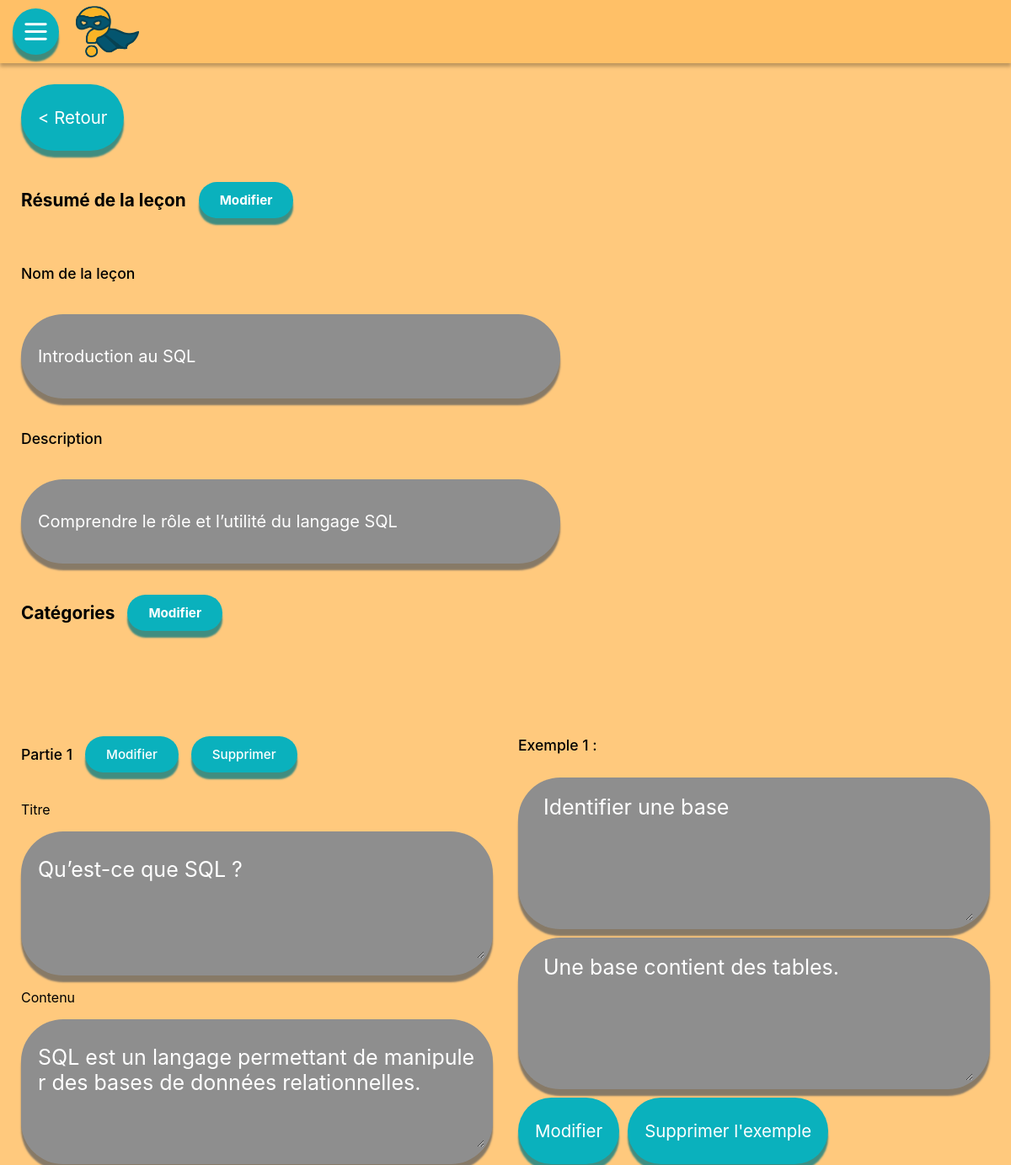
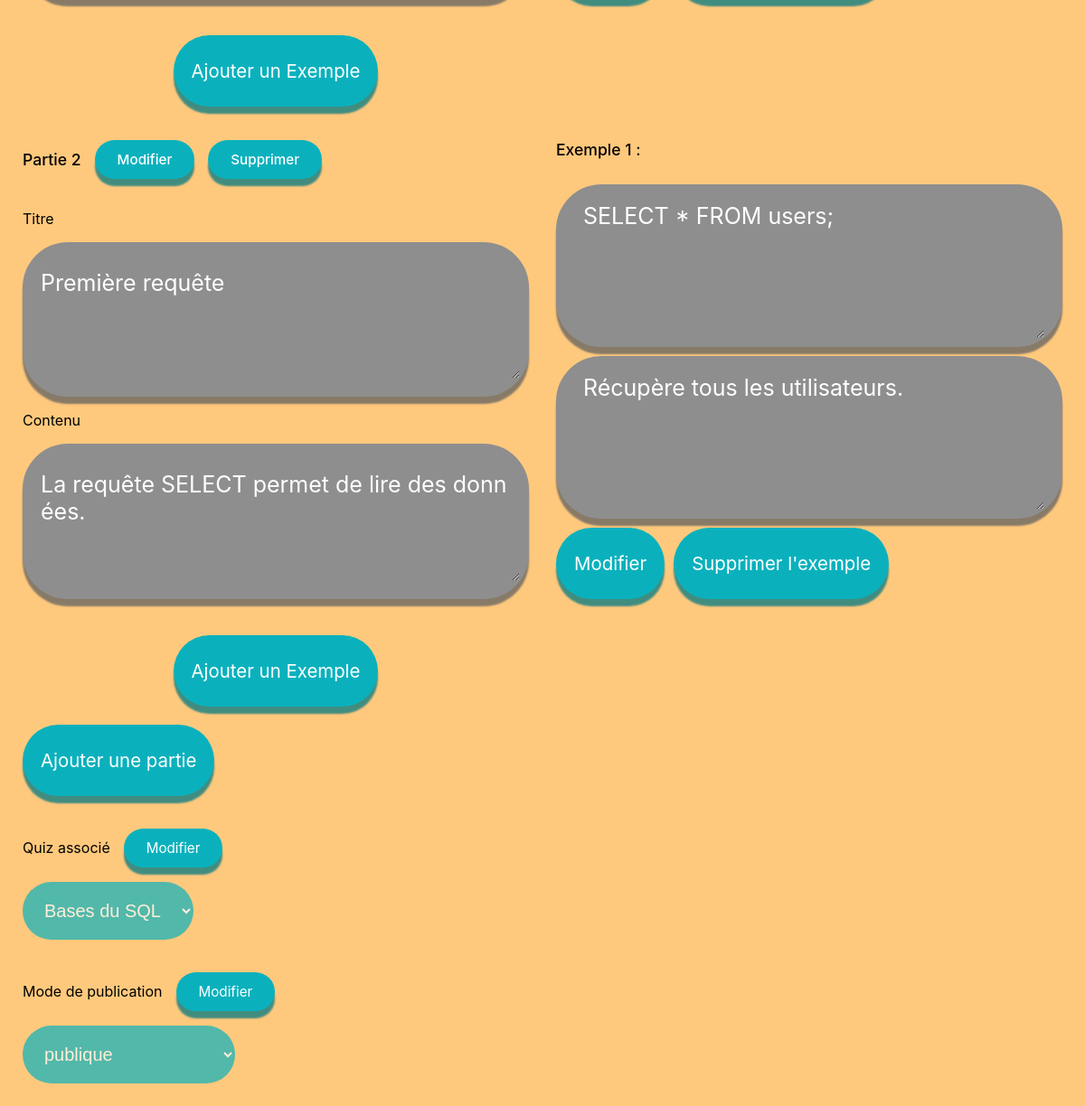
/?page=lesson&categorie=modify&id=4 (signed in), run on the app's committed database (2 pictures, top to bottom).
### tables this page shows
CREATE TABLE Lecon(
                id INTEGER PRIMARY KEY AUTOINCREMENT,
                user_id INTEGER NOT NULL,
                quiz_id INTEGER,
                title TEXT NOT NULL,
                description TEXT,
                disponibilite TEXT,
                date DATE DEFAULT CURRENT_DATE,
                FOREIGN KEY (user_id) REFERENCES users(id) ON DELETE CASCADE,
                FOREIGN KEY (quiz_id) REFERENCES quiz(id) ON DELETE CASCADE,
                CHECK (disponibilite IN ('public','private','ami'))
            );

CREATE TABLE Partie(
                id INTEGER PRIMARY KEY AUTOINCREMENT,
                numeroPartie INTEGER,
                lecon_id INTEGER,
                title TEXT NOT NULL,
                content TEXT,
                FOREIGN KEY (lecon_id) REFERENCES Lecon(id) ON DELETE CASCADE
            );

### src/controllers/LessonController.php (called while the page is built, shortened)
<?php
require_once ROOT . '/src/models/LessonModel.php';
require_once ROOT . '/config/config.php';
class LessonController {
    private LessonModel $model;
    public function __construct()
    {
        $this->db = getDbConnection();
        $this->model = new LessonModel($this->db);
    }
    public function modifyLesson($id){
        $idLesson = (int)$id;
        $taille = $this->model->getLessonSize($idLesson);
        $user_id = $this->model->getUserIdFromLesson($idLesson);
        $lessonInfos = $this->model->getLessonInfos($idLesson);
        $quizzes = $this->model->getQuizByAuthor($user_id);
        $TAB_PART = $this->model->getPartsExFromLesson($idLesson);
        require ROOT . '/src/views/lesson/modifyLesson.php';
    }
}
?>

### config/config.php (called while the page is built, shortened)
<?php
function getDbConnection() {
    try{
        $conn = new PDO("sqlite:" . ROOT . "/database/database.db");
        $conn->setAttribute(PDO::ATTR_ERRMODE, PDO::ERRMODE_EXCEPTION);
    }catch(PDOException $e){
        die("Connection failed: " . $e->getMessage());
    }catch(Exception $e){
        die("Error: " . $e->getMessage());
    }
    return $conn;
}
?>

### src/models/LessonModel.php (called while the page is built, shortened)
<?php
class LessonModel
{
    private $db;
    public function __construct($db)
    {
        $this->db = $db;
    }
    public function getQuizByAuthor(int $authorId)
    {
        $sql = $this->db->prepare("SELECT id,title FROM quiz WHERE user_id = ? ;");
        $sql->bindParam(1, $authorId);
        $reussite = $sql->execute();
        if ($reussite) {
            return $sql->fetchAll(PDO::FETCH_ASSOC);
        } else {
            return false;
        }
    }
    public function getLessonSize(int $idLesson)
    {
        try {
            $sql = $this->db->prepare("SELECT COUNT(id) AS taille FROM Partie WHERE lecon_id = ?;");
            $sql->bindValue(1, $idLesson);
            $sql->execute();
            $size = $sql->fetchAll(PDO::FETCH_ASSOC);
            return intval($size[0]['taille']);
        } catch (PDOException $e) {
            die("Fetching categories failed: " . $e->getMessage());
        } catch (Exception $e) {
            die("Error: " . $e->getMessage());
        }
    }
    public function getUserIdFromLesson(int $idLesson)
    {
        try {
            $sql = $this->db->prepare("SELECT user_id FROM Lecon WHERE id = ?;");
            $sql->bindValue(1, $idLesson);
            $sql->execute();
            $user = $sql->fetchAll(PDO::FETCH_ASSOC);
            return intval($user[0]['user_id']);
        } catch (PDOException $e) {
            die("Fetching categories failed: " . $e->getMessage());
        } catch (Exception $e) {
            die("Error: " . $e->getMessage());
        }
    }
    public function getPartsExFromLesson(int $idLesson)
    {
        try {
            $parts = $this->db->prepare("SELECT id, title,content AS partContent FROM Partie WHERE lecon_id = ? ORDER BY numeroPartie ASC;");
            $parts->bindValue(1, $idLesson);
            $parts->execute();
            $TAB_PART = $parts->fetchAll(PDO::FETCH_ASSOC);
            foreach ($TAB_PART as $index => $question) {
                $reponses = $this->db->prepare("SELECT id, consigne, reponse FROM Exemple WHERE partie_id = ? ;");
                $reponses->bindValue(1, $question['id']);
                $reponses->execute();
                $TAB_PART[$index]['exemples'] = $reponses->fetchAll(PDO::FETCH_ASSOC);
                $TAB_PART[$index]['nbExemple'] = count($TAB_PART[$index]['exemples']);
            }
            return $TAB_PART;
        } catch (PDOException $e) {
            die("Fetching parts and examples from lesson failed: " . $e->getMessage());
        }
    }
    public function getLessonInfos(int $idLesson)
    {
        try {
            $quiz = $this->db->prepare("SELECT title, description, disponibilite, quiz_id FROM Lecon WHERE id = ?;");
            $quiz->bindvalue(1, $idLesson);
            $quiz->execute();
            return $quiz->fetch(PDO::FETCH_ASSOC);
        } catch (PDOException $e) {
            die("Fetching quiz infos failed: " . $e->getMessage());
        }
    }
}

### src/views/lesson/modifyLesson.php (the view, shortened to what this page needs)
<?php
    require __DIR__ . '/../partials/header.php';
?>
<form style="display: flex; flex-direction: column; padding: 25px; gap: 20px" method = "post" data-id="<?php echo htmlspecialchars($idLesson) ?>" action = "index.php?page=lesson&categorie=modify&id=<?php echo htmlspecialchars($idLesson) ?>">
    <button class="button" type = "submit" name = "Retour" value = "yes"><span></span><p> < Retour</p></button>
    <h2>Résumé de la leçon
        <button class="modifResum" id ="modifResum">Modifier</button>
    </h2>
    <p class="name">Nom de la leçon</p>
    <div class="input">
        <span></span>
        <input type="text" name ="LessonTitle" id="LessonTitle" form="no" value = "<?php echo htmlspecialchars($lessonInfos['title']) ?>" disabled>
    </div>
    <p class="description">Description</p>
    <div class="input">
        <span></span>
        <input type="text" name ="LessonDescription" id="LessonDescription" form="no" value = "<?php echo htmlspecialchars($lessonInfos['description']) ?>" disabled>
    </div>
    <h2>Catégories
        <button id="modifCategories" type = "button">Modifier</button>
    </h2>
    <div id = "parts" style="display: flex; flex-direction: column; gap: 20px">
        <?php
        for($i = 0; $i < $taille ; $i = $i +1){
            echo '<div class="newPart" id = "LessonPart'.$i.'" value="'.$i.'">';
            echo '<div class="partContent question" style="grid-row-start: 1; grid-row-end: '. $TAB_PART[$i]['nbExemple'] + 1 .';">
                <p class="section-title">Partie '. $i+1 .'
                <button class="button modifPart" name = "modifPart" id="modifPart'.$i.'" type="submit" value='.$i.'>Modifier</button>';
                if ($i != 0 || $taille > 1){
                    echo '<button class="button delPartButton" name = "DelPart" id="DelPart'.$i.'" type="submit" value='.$i.'>Supprimer</button>';
                }
                echo '</p>';
                echo '<p>Titre</p>
                <div class="textarea" id = "partTitle'.($i+1).'" style="width: calc(100% - 40px); height: calc(100% - 90px)">
                    <span></span>
                    <textarea type = "text" name ="title'.$i.'" id="title'.$i.'" placeholder="titre de la partie" disabled>'.htmlspecialchars($TAB_PART[$i]['title']).'</textarea>
                </div>
                <p>Contenu</p>
                <div class="textarea" id = "partContent'.($i+1).'" style="width: calc(100% - 40px); height: calc(100% - 90px)">
                    <span></span>
                    <textarea type = "text" name ="partContent'.$i.'" id="content'.$i.'" placeholder="contenu de la partie" disabled>'.htmlspecialchars($TAB_PART[$i]['partContent']).'</textarea>
                </div>
                </div>';
            for ($k = 0; $k < $TAB_PART[$i]['nbExemple'];$k = $k +1){
                echo '<div class="reponse example" style="grid-row-start: '. 1 + $k .'; grid-row-end: '. 2 + $k .'; grid-column-start: 2; grid-column-end: 3;">
                <p class="section-title">Exemple '.($k+1).' :</p>
                <div class="textarea" style="width: calc(100% - 40px);">
                    <span></span>
                    <textarea name="consigne'.$i.'-ex'.$k.'" id= "consigne'.$i.'-ex'.$k.'" disabled>'.htmlspecialchars($TAB_PART[$i]['exemples'][$k]['consigne']).'</textarea>
                </div>
                <div class="textarea" style="width: calc(100% - 40px);">
                    <span></span>
                    <textarea name ="reponse'.$i.'-ex'.$k.'" id ="reponse'.$i.'-ex'.$k.'"disabled>'.htmlspecialchars($TAB_PART[$i]['exemples'][$k]['reponse']).'</textarea>
                </div>
                <div class="exampleBtns">
                <button class="button modifierEx" type = "submit" id ="modifier'.$i.'-ex'.$k.'" name="modifierEx" value='.$k.'>
                    <span></span>
                    <p>Modifier</p>
                </button>
                <button class="button supprimerEx" type = "submit" id ="supprimer'.$i.'-ex'.$k.'" name="supprimerEx" value='.$k.'>
                    <span></span>
                    <p>Supprimer l\'exemple</p>
                </button>
                </div>
                </div>
                ';
            }
            echo '<button class="button addEx" type = "submit" name = "addEx" id="addEx'.$i.'" value ="'.$i.'" >
                    <span></span>
                    <p>Ajouter un Exemple</p>
                </button>';
            echo '</div>';
        }
        ?>
        </div>
        <button class="button" type = "submit" name = "addPart" id="addPart" value = "yes">
            <span></span>
            <p>Ajouter une partie</p>
        </button>
    <div class="associationQuiz" >
        <p class="section-title">Quiz associé <button id ="modifQuizAssoc">Modifier</button></p>
        <select name="quizUser" id="quizUser" disabled>
            <?php
                $sel = '';
                foreach($quizzes as $quiz){
                    if ($lessonInfos['quiz_id'] === $quiz['id']){
                        $sel = 'selected';
                    }
                    echo '<option value="'.htmlspecialchars($quiz['id']).'" '.$sel.'>'.htmlspecialchars($quiz['title']).'</option>';
                    $sel = '';
                }
            ?>
        </select>
    </div>
    <div class = "disponibilite">
        <p class="section-title">Mode de publication <button id="modifDispo">Modifier</button></p>
        <select name="disponibilite" id="disponibilite" disabled>
            <?php $dispo = '';
            $dispo = $lessonInfos['disponibilite'] == 'public' ? 'selected' : '';
             ?>
            <option value="public" <?= $dispo ?> >publique</option>
        </select>
    </div>
</form>

### public/assets/style/modifylesson.css (style rules this page uses)
.newPart { display: grid; grid-template-columns: 1fr 1fr; gap: 30px; align-items: stretch; }
.newPart > button[name="addEx"] { grid-column: 1; justify-self: center; margin-top: 10px; }
.partContent { grid-column: 1; display: flex; flex-direction: column; }
.partContent .textarea { flex: 1; display: flex; flex-direction: column; }
.partContent .textarea textarea { flex: 1; resize: vertical; overflow: hidden; overflow-y: auto; }
.example { grid-column: 2; display: flex; flex-direction: column; gap: 10px; }
.exampleBtns { display: flex; gap: 10px; flex-wrap: wrap; justify-content: flex-start; }
.example .textarea textarea { resize: vertical; overflow: hidden; overflow-y: auto; min-height: 120px; max-height: 600px; }
.example button { flex: 0 1 auto; min-width: max-content; }
p.name, p.description, .question > p:first-of-type, .reponse > p:first-of-type { font-size: 1.1rem; font-weight: 500; }
h2 { display: flex; align-items: center; gap: 15px; flex-wrap: wrap; font-size: 1.3rem; }
h2 button { all: unset; display: inline-flex; position: relative; align-items: center; justify-content: center; padding: 12px 25px; cursor: pointer; background: #0AB1BD; border-radius: 9999px; box-shadow: 0px 8px 2px #007881BF; color: #fff; font-size: 0.95rem; user-select: none; transition: all ease-out 0.2s; }
.section-title { display: flex; align-items: center; gap: 15px; flex-wrap: wrap; }
.section-title button { all: unset; display: inline-flex; position: relative; align-items: center; justify-content: center; padding: 12px 25px; cursor: pointer; background: #0AB1BD; border-radius: 9999px; box-shadow: 0px 8px 2px #007881BF; color: #fff; font-size: 0.95rem; user-select: none; transition: all ease-out 0.2s; }

### public/assets/style/global.css (style rules this page uses)
body { font-family: 'Inter', sans-serif; background-color: #ffc97d; margin: 0; }
.button { all: unset; }
select { background: #0ab1bd; padding: 20px; border-radius: 50px; color: white; border: none; font-size: 20px; }
.button, .searchbar, .input, .flatinput, .textarea { display: flex; position: relative; align-items: center; padding: 20px; justify-content: flex-start; gap: 20px; width: max-content; height: max-content; }
.button>span, .searchbar>span, .input>span, .flatinput>span, .textarea>span { position: absolute; inset: 0; background: #0ab1bd; border-radius: calc(infinity * 1px); cursor: pointer; z-index: 0; box-shadow: 0px 8px 2px #007881bf; transition: background ease-out 0.2s; }
.button:disabled, .searchbar:has(input:disabled), .input:has(input:disabled), .flatinput:has(input:disabled), .textarea:has(textarea:disabled) { filter: grayscale(1); }
.button>p { text-align: center; }
.button>p, .searchbar>p { font-size: min(1.7vw, 25px); line-height: 39px; color: #fff; margin: 0; z-index: 1; user-select: none; pointer-events: none; transition: color ease-out 0.2s; }
.input { width: calc(100% - 40px); max-width: 600px; height: 100px; padding: 0 20px; }
.input>input { all: unset; width: 100%; z-index: 2; color: white; font-size: 20px; }
.input>span, .textarea>span, .flatinput>span { cursor: default; }
.textarea>textarea { all: unset; width: 100%; height: 100%; word-break: break-all; font-size: 25px; padding: 10px; color: white; z-index: 2; }
.textarea>span { border-radius: 50px; }

### data on the page
lecon: LessonTitle "Introduction au SQL", LessonDescription "Comprendre le rôle et l’utilité du langage SQL"
partie: title "Qu’est-ce que SQL ?", content "SQL est un langage permettant de manipuler des bases de données relationnelles."

### other printed values
$i+1 "1"
$k+1 "1"
$i+1 "2"
form field quizUser "Bases du SQL"
